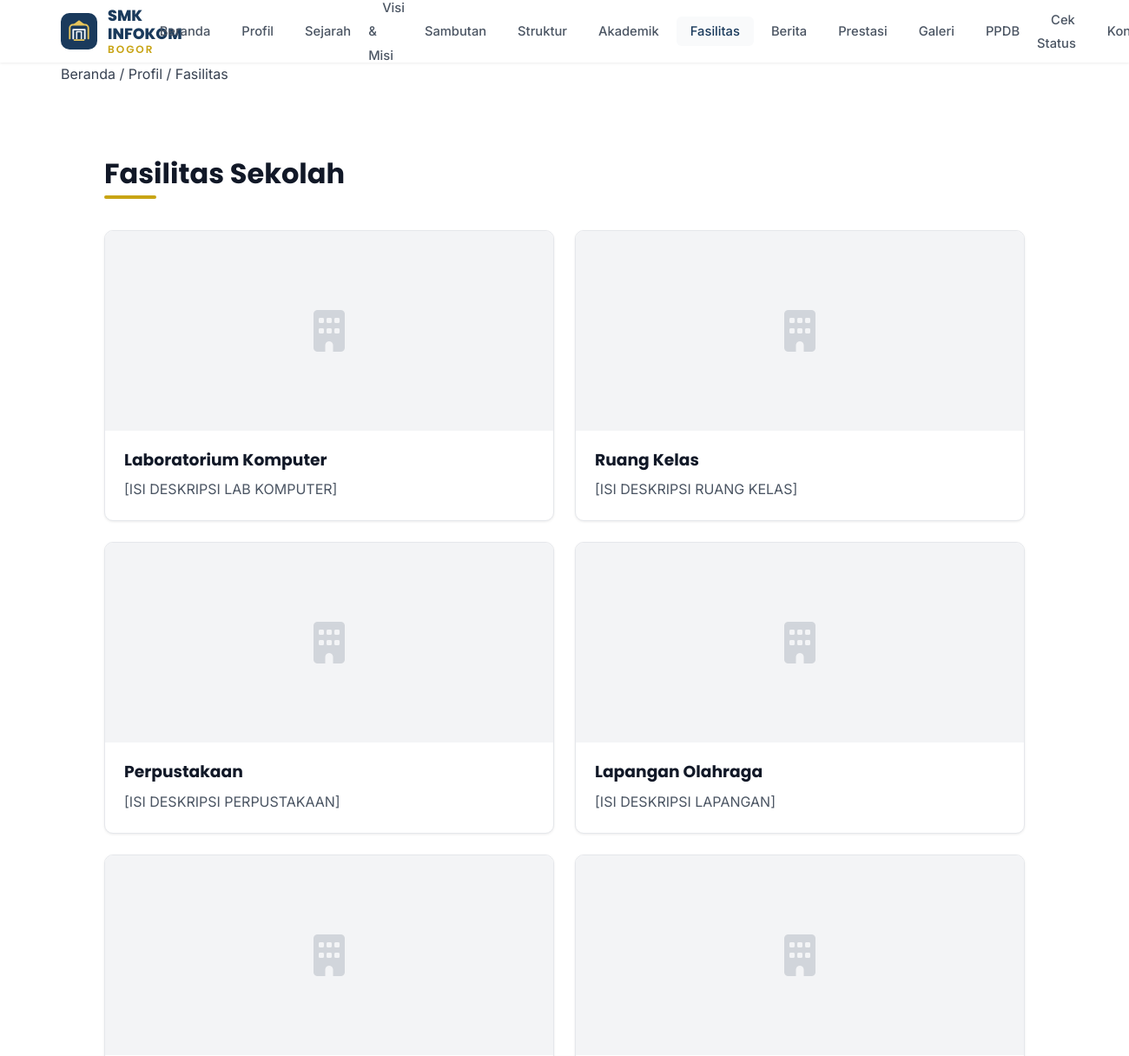
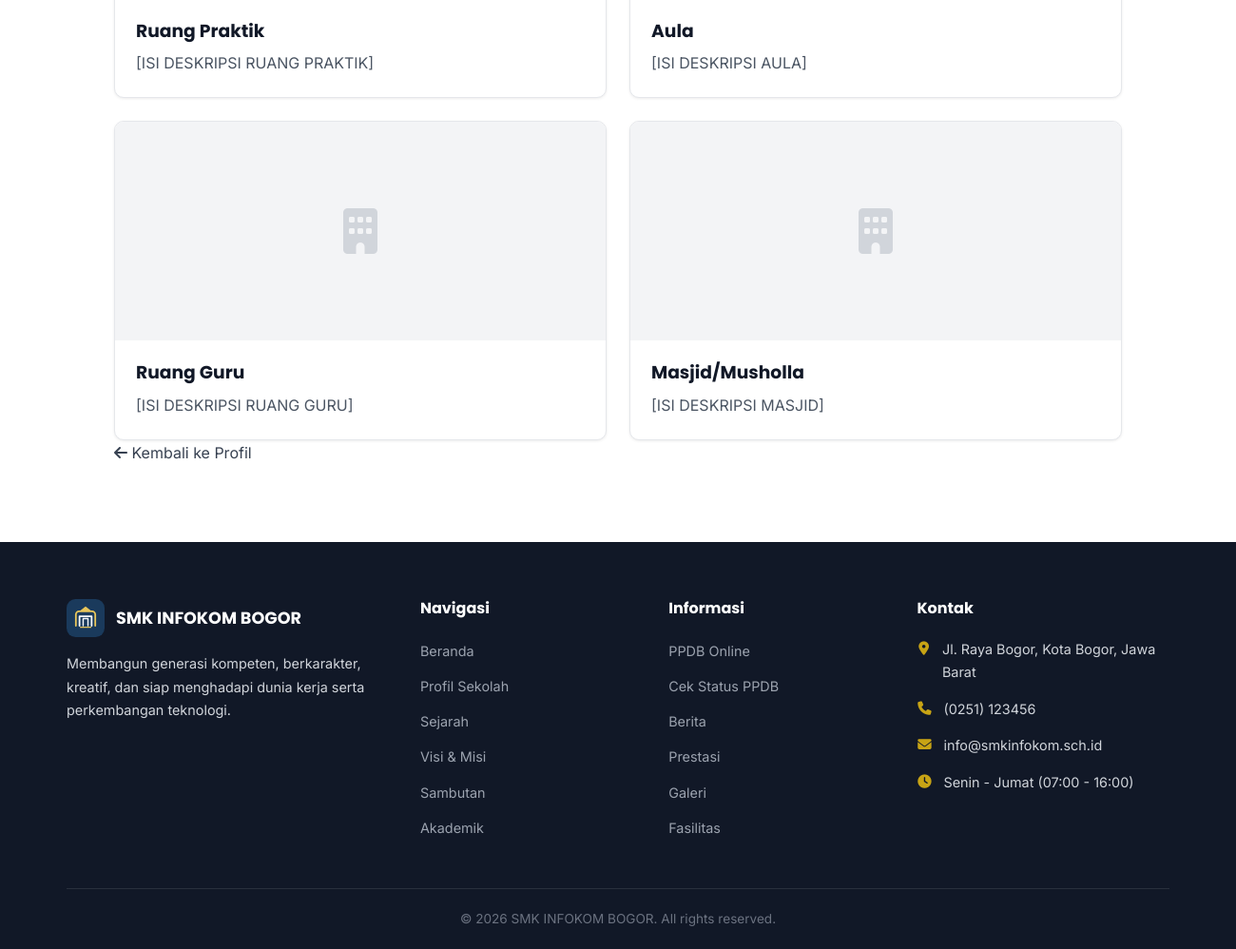
Page /fasilitas.php on the committed database (2 pictures, top to bottom).
### tables this page shows
CREATE TABLE IF NOT EXISTS school_profile (
    id INT AUTO_INCREMENT PRIMARY KEY,
    nama_sekolah VARCHAR(200) NOT NULL DEFAULT 'SMK INFOKOM BOGOR',
    tagline TEXT,
    deskripsi TEXT,
    alamat TEXT,
    telepon VARCHAR(20),
    email VARCHAR(100),
    jam_operasional VARCHAR(100),
    logo VARCHAR(255) DEFAULT 'assets/images/logo.png',
    tahun_didirikan YEAR,
    npsn VARCHAR(20),
    akreditasi VARCHAR(10),
    created_at TIMESTAMP DEFAULT CURRENT_TIMESTAMP,
    updated_at TIMESTAMP DEFAULT CURRENT_TIMESTAMP ON UPDATE CURRENT_TIMESTAMP
);

CREATE TABLE IF NOT EXISTS facilities (
    id INT AUTO_INCREMENT PRIMARY KEY,
    nama_fasilitas VARCHAR(200) NOT NULL,
    deskripsi TEXT,
    gambar VARCHAR(255),
    sort_order INT DEFAULT 0,
    is_active TINYINT(1) DEFAULT 1,
    created_at TIMESTAMP DEFAULT CURRENT_TIMESTAMP,
    updated_at TIMESTAMP DEFAULT CURRENT_TIMESTAMP ON UPDATE CURRENT_TIMESTAMP
);

### config/database.php (called while the page is built, shortened)
<?php
try {
    $dsn = "mysql:host=" . DB_HOST . ";dbname=" . DB_NAME . ";charset=" . DB_CHARSET;
    $options = [
        PDO::ATTR_ERRMODE            => PDO::ERRMODE_EXCEPTION,
        PDO::ATTR_DEFAULT_FETCH_MODE => PDO::FETCH_ASSOC,
        PDO::ATTR_EMULATE_PREPARES   => false,
        PDO::MYSQL_ATTR_INIT_COMMAND => "SET NAMES utf8mb4 COLLATE utf8mb4_unicode_ci"
    ];
    $pdo = new PDO($dsn, DB_USER, DB_PASS, $options);
} catch (PDOException $e) {
    error_log("Database Connection Error: " . $e->getMessage());
    die("<div style='padding:40px;text-align:center;font-family:sans-serif;'>
        <h2>⚠️ Koneksi Database Gagal</h2>
        <p>Pastikan MySQL sudah berjalan dan database <strong>smk_infokom</strong> sudah di-import.</p>
        <p><small>Error: " . htmlspecialchars($e->getMessage()) . "</small></p>
    </div>");
}
function db_query($sql, $params = []) {
    global $pdo;
    $stmt = $pdo->prepare($sql);
    $stmt->execute($params);
    return $stmt;
}
function db_fetch($sql, $params = []) {
    $stmt = db_query($sql, $params);
    return $stmt->fetch();
}
function db_fetch_all($sql, $params = []) {
    $stmt = db_query($sql, $params);
    return $stmt->fetchAll();
}

### includes/functions.php (called while the page is built, shortened)
<?php
require_once __DIR__ . '/../config/database.php';
function e($string) {
    return htmlspecialchars($string ?? '', ENT_QUOTES, 'UTF-8');
}
function asset_url($path, $fallback = 'assets/images/logo.svg') {
    $path = trim((string)$path);
    return BASE_URL . ltrim($path, '/');
}
function truncate($text, $length = 150, $suffix = '...') {
    if (mb_strlen($text) <= $length) return $text;
    return mb_substr($text, 0, $length) . $suffix;
}
function get_school_profile() {
    static $profile = null;
    if ($profile === null) {
        try {
            $profile = db_fetch("SELECT * FROM school_profile LIMIT 1");
        } catch (Throwable $e) {
            error_log('school_profile table missing or unavailable: ' . $e->getMessage());
            $profile = [];
        }
    }
    return $profile ?: [];
}

### fasilitas.php (the view, shortened to what this page needs)
<?php
require_once __DIR__ . '/includes/functions.php';
require_once __DIR__ . '/includes/header.php';
require_once __DIR__ . '/includes/navbar.php';
$facilities = db_fetch_all("SELECT * FROM facilities WHERE is_active = 1 ORDER BY sort_order ASC");
?>
<main id="main-content">
    <div class="breadcrumb-bar">
        <div class="container">
            <nav aria-label="Breadcrumb">
                <a href="<?= BASE_URL ?>">Beranda</a>
                <span class="separator">/</span>
                <a href="<?= BASE_URL ?>profil.php">Profil</a>
                <span class="separator">/</span>
                <span class="current">Fasilitas</span>
            </nav>
        </div>
    </div>
    <section class="inner-page-section">
        <div class="container narrow-content">
            <div class="section-title left-title">
                <h2>Fasilitas Sekolah</h2>
            </div>
            <div class="facility-grid">
                <?php if (!empty($facilities)): ?>
                    <?php foreach ($facilities as $facility): ?>
                        <article class="facility-card">
                            <div class="facility-image">
                                <?php if (!empty($facility['gambar'])): ?>
                                    <img src="<?= e(asset_url($facility['gambar'])) ?>" alt="<?= e($facility['nama_fasilitas']) ?>" loading="lazy">
                                <?php else: ?>
                                    <div class="facility-placeholder"><i class="fas fa-building"></i></div>
                                <?php endif; ?>
                            </div>
                            <div class="facility-body">
                                <h3><?= e($facility['nama_fasilitas']) ?></h3>
                                <p><?= e($facility['deskripsi'] ?? 'Fasilitas pendukung pembelajaran yang modern dan nyaman untuk siswa.') ?></p>
                            </div>
                        </article>
                    <?php endforeach; ?>
                <?php endif; ?>
            </div>
            <div class="back-link">
                <a href="<?= BASE_URL ?>profil.php"><i class="fas fa-arrow-left"></i> Kembali ke Profil</a>
            </div>
        </div>
    </section>
</main>
<?php require_once __DIR__ . '/includes/footer.php'; ?>

### includes/navbar.php (shortened to what this page needs)
<?php
$nav_items = [
    ['url' => BASE_URL, 'label' => 'Beranda', 'page' => 'index'],
    ['url' => BASE_URL . 'profil.php', 'label' => 'Profil', 'page' => 'profil'],
    ['url' => BASE_URL . 'sejarah.php', 'label' => 'Sejarah', 'page' => 'sejarah'],
    ['url' => BASE_URL . 'visi-misi.php', 'label' => 'Visi & Misi', 'page' => 'visi-misi'],
    ['url' => BASE_URL . 'sambutan.php', 'label' => 'Sambutan', 'page' => 'sambutan'],
    ['url' => BASE_URL . 'struktur.php', 'label' => 'Struktur', 'page' => 'struktur'],
    ['url' => BASE_URL . 'akademik.php', 'label' => 'Akademik', 'page' => 'akademik'],
    ['url' => BASE_URL . 'fasilitas.php', 'label' => 'Fasilitas', 'page' => 'fasilitas'],
    ['url' => BASE_URL . 'berita.php', 'label' => 'Berita', 'page' => 'berita'],
    ['url' => BASE_URL . 'prestasi.php', 'label' => 'Prestasi', 'page' => 'prestasi'],
    ['url' => BASE_URL . 'galeri.php', 'label' => 'Galeri', 'page' => 'galeri'],
    ['url' => BASE_URL . 'ppdb.php', 'label' => 'PPDB', 'page' => 'ppdb'],
    ['url' => BASE_URL . 'cek-status.php', 'label' => 'Cek Status', 'page' => 'cek-status'],
    ['url' => BASE_URL . 'kontak.php', 'label' => 'Kontak', 'page' => 'kontak'],
];
$current_page = basename($_SERVER['PHP_SELF'], '.php');
?>
<nav class="navbar" id="navbar">
    <div class="container navbar-container">
        <a href="<?= BASE_URL ?>" class="navbar-brand">
            <div class="brand-logo">
                <img src="<?= e(asset_url($school['logo'] ?? 'assets/images/logo.svg')) ?>" alt="Logo SMK INFOKOM BOGOR" onerror="this.style.display='none'">
                <span class="brand-text">
                    <span class="brand-name">SMK INFOKOM</span>
                    <span class="brand-sub">BOGOR</span>
                </span>
            </div>
        </a>
        <ul class="navbar-nav desktop-nav">
            <?php foreach ($nav_items as $item): ?>
                <li class="nav-item<?= ($current_page === $item['page']) ? ' active' : '' ?>">
                    <a href="<?= $item['url'] ?>" class="nav-link"><?= e($item['label']) ?></a>
                </li>
            <?php endforeach; ?>
        </ul>
    </div>
</nav>

### includes/footer.php (shortened to what this page needs)
<footer class="footer">
    <div class="container">
        <div class="footer-grid">
            <div class="footer-col">
                <div class="footer-brand">
                    <img src="<?= e(asset_url($school['logo'] ?? 'assets/images/logo.svg')) ?>" alt="Logo" class="footer-logo" onerror="this.style.display='none'">
                    <h3 class="footer-title">SMK INFOKOM BOGOR</h3>
                </div>
                <p class="footer-desc"><?= e(truncate($school['tagline'] ?? 'Sekolah Menengah Kejuruan unggulan di Bogor.', 120)) ?></p>
            </div>
            <div class="footer-col">
                <h4 class="footer-heading">Navigasi</h4>
                <ul class="footer-links">
                    <li><a href="<?= BASE_URL ?>">Beranda</a></li>
                    <li><a href="<?= BASE_URL ?>profil.php">Profil Sekolah</a></li>
                    <li><a href="<?= BASE_URL ?>sejarah.php">Sejarah</a></li>
                    <li><a href="<?= BASE_URL ?>visi-misi.php">Visi & Misi</a></li>
                    <li><a href="<?= BASE_URL ?>sambutan.php">Sambutan</a></li>
                    <li><a href="<?= BASE_URL ?>akademik.php">Akademik</a></li>
                </ul>
            </div>
            <div class="footer-col">
                <h4 class="footer-heading">Informasi</h4>
                <ul class="footer-links">
                    <li><a href="<?= BASE_URL ?>ppdb.php">PPDB Online</a></li>
                    <li><a href="<?= BASE_URL ?>cek-status.php">Cek Status PPDB</a></li>
                    <li><a href="<?= BASE_URL ?>berita.php">Berita</a></li>
                    <li><a href="<?= BASE_URL ?>prestasi.php">Prestasi</a></li>
                    <li><a href="<?= BASE_URL ?>galeri.php">Galeri</a></li>
                    <li><a href="<?= BASE_URL ?>fasilitas.php">Fasilitas</a></li>
                </ul>
            </div>
            <div class="footer-col">
                <h4 class="footer-heading">Kontak</h4>
                <ul class="footer-contact">
                    <li>
                        <i class="fas fa-map-marker-alt"></i>
                        <span><?= e($school['alamat'] ?? '[ALAMAT SEKOLAH]') ?></span>
                    </li>
                    <li>
                        <i class="fas fa-phone"></i>
                        <span><?= e($school['telepon'] ?? '[NOMOR TELEPON]') ?></span>
                    </li>
                    <li>
                        <i class="fas fa-envelope"></i>
                        <span><?= e($school['email'] ?? '[EMAIL SEKOLAH]') ?></span>
                    </li>
                    <li>
                        <i class="fas fa-clock"></i>
                        <span><?= e($school['jam_operasional'] ?? 'Senin - Jumat (07:00 - 16:00)') ?></span>
                    </li>
                </ul>
            </div>
        </div>
        <div class="footer-bottom">
            <p>&copy; <?= date('Y') ?> SMK INFOKOM BOGOR. All rights reserved.</p>
        </div>
    </div>
</footer>
</body>
</html>

### assets/css/style.css (style rules this page uses)
:root { --primary: #1a3a5c; --primary-dark: #0f2a45; --primary-light: #2c5f8a; --secondary: #c8a415; --secondary-light: #e0c040; --accent: #2563eb; --white: #ffffff; --light: #f8fafc; --gray-50: #f9fafb; --gray-100: #f3f4f6; --gray-200: #e5e7eb; --gray-300: #d1d5db; --gray-400: #9ca3af; --gray-500: #6b7280; --gray-600: #4b5563; --gray-700: #374151; --gray-800: #1f2937; --gray-900: #111827; --font-heading: 'Poppins', sans-serif; --font-body: 'Inter', sans-serif; --container-max: 1200px; --section-padding: 80px 0; --section-padding-mobile: 50px 0; --shadow-sm: 0 1px 3px rgba(0,0,0,0.08); --shadow-md: 0 4px 12px rgba(0,0,0,0.1); --shadow-lg: 0 10px 30px rgba(0,0,0,0.12); --shadow-xl: 0 20px 50px rgba(0,0,0,0.15); --radius-sm: 6px; --radius-md: 10px; --radius-lg: 16px; --radius-full: 50%; --transition: all 0.3s ease; --transition-fast: all 0.2s ease; }
*, *::before, *::after { margin: 0; padding: 0; box-sizing: border-box; }
html { scroll-behavior: smooth; font-size: 16px; }
body { font-family: var(--font-body); color: var(--gray-700); line-height: 1.7; background: var(--white); overflow-x: hidden; }
img { max-width: 100%; height: auto; display: block; }
a { text-decoration: none; color: inherit; transition: var(--transition-fast); }
ul, ol { list-style: none; }
h1, h2, h3, h4, h5, h6 { font-family: var(--font-heading); color: var(--gray-900); line-height: 1.3; font-weight: 700; }
.container { width: 100%; max-width: var(--container-max); margin: 0 auto; padding: 0 20px; }
.section-title { text-align: center; margin-bottom: 50px; }
.section-title h2 { font-size: 2rem; margin-bottom: 12px; position: relative; display: inline-block; }
.section-title h2::after { content: ''; position: absolute; bottom: -8px; left: 50%; transform: translateX(-50%); width: 60px; height: 4px; background: var(--secondary); border-radius: 2px; }
.navbar { position: sticky; top: 0; z-index: 1000; background: var(--white); box-shadow: var(--shadow-sm); transition: var(--transition); }
.navbar-container { display: flex; align-items: center; justify-content: space-between; height: 72px; }
.navbar-brand { display: flex; align-items: center; gap: 12px; }
.brand-logo { display: flex; align-items: center; gap: 12px; }
.brand-logo img { width: 42px; height: 42px; object-fit: contain; }
.brand-text { display: flex; flex-direction: column; line-height: 1.2; }
.brand-name { font-family: var(--font-heading); font-weight: 800; font-size: 1.1rem; color: var(--primary); }
.brand-sub { font-family: var(--font-heading); font-weight: 600; font-size: 0.75rem; color: var(--secondary); letter-spacing: 2px; text-transform: uppercase; }
.desktop-nav { display: flex; align-items: center; gap: 4px; }
.nav-link { padding: 8px 16px; font-weight: 500; font-size: 0.92rem; color: var(--gray-600); border-radius: var(--radius-sm); transition: var(--transition-fast); }
.nav-link:hover, .nav-item.active .nav-link { color: var(--primary); background: var(--gray-50); }
.footer { background: var(--gray-900); color: var(--gray-300); padding: 60px 0 0; }
.footer-grid { display: grid; grid-template-columns: 1.5fr 1fr 1fr 1.2fr; gap: 40px; padding-bottom: 40px; }
.footer-brand { display: flex; align-items: center; gap: 12px; margin-bottom: 16px; }
.footer-logo { width: 40px; height: 40px; object-fit: contain; }
.footer-title { color: var(--white); font-size: 1.1rem; }
.footer-desc { font-size: 0.9rem; line-height: 1.7; margin-bottom: 20px; }
.footer-heading { color: var(--white); font-size: 1rem; margin-bottom: 20px; font-family: var(--font-heading); }
.footer-links li { margin-bottom: 10px; }
.footer-links a { font-size: 0.9rem; color: var(--gray-400); }
.footer-contact li { display: flex; gap: 12px; margin-bottom: 14px; font-size: 0.9rem; }
.footer-contact i { color: var(--secondary); margin-top: 4px; width: 16px; text-align: center; }
.footer-bottom { border-top: 1px solid rgba(255,255,255,0.1); padding: 20px 0; text-align: center; font-size: 0.85rem; color: var(--gray-500); }

### rows in the picture
school_profile: logo (picture), tagline "Membangun generasi kompeten, berkarakter, kreatif, dan siap menghadapi dunia kerja serta perkembangan teknologi.", alamat "Jl. Raya Bogor, Kota Bogor, Jawa Barat", telepon "(0251) 123456", email "info@smkinfokom.sch.id", jam_operasional "Senin - Jumat (07:00 - 16:00)"
facilities: nama_fasilitas "Laboratorium Komputer", deskripsi "[ISI DESKRIPSI LAB KOMPUTER]"
facilities: nama_fasilitas "Ruang Kelas", deskripsi "[ISI DESKRIPSI RUANG KELAS]"
facilities: nama_fasilitas "Perpustakaan", deskripsi "[ISI DESKRIPSI PERPUSTAKAAN]"
facilities: nama_fasilitas "Lapangan Olahraga", deskripsi "[ISI DESKRIPSI LAPANGAN]"
facilities: nama_fasilitas "Ruang Praktik", deskripsi "[ISI DESKRIPSI RUANG PRAKTIK]"
facilities: nama_fasilitas "Aula", deskripsi "[ISI DESKRIPSI AULA]"
facilities: nama_fasilitas "Ruang Guru", deskripsi "[ISI DESKRIPSI RUANG GURU]"
facilities: nama_fasilitas "Masjid/Musholla", deskripsi "[ISI DESKRIPSI MASJID]"

### other values in the picture
$item['label'] "Beranda"
$item['label'] "Profil"
$item['label'] "Sejarah"
$item['label'] "Visi & Misi"
$item['label'] "Sambutan"
$item['label'] "Struktur"
$item['label'] "Akademik"
$item['label'] "Fasilitas"
$item['label'] "Berita"
$item['label'] "Prestasi"
$item['label'] "Galeri"
$item['label'] "PPDB"
$item['label'] "Cek Status"
